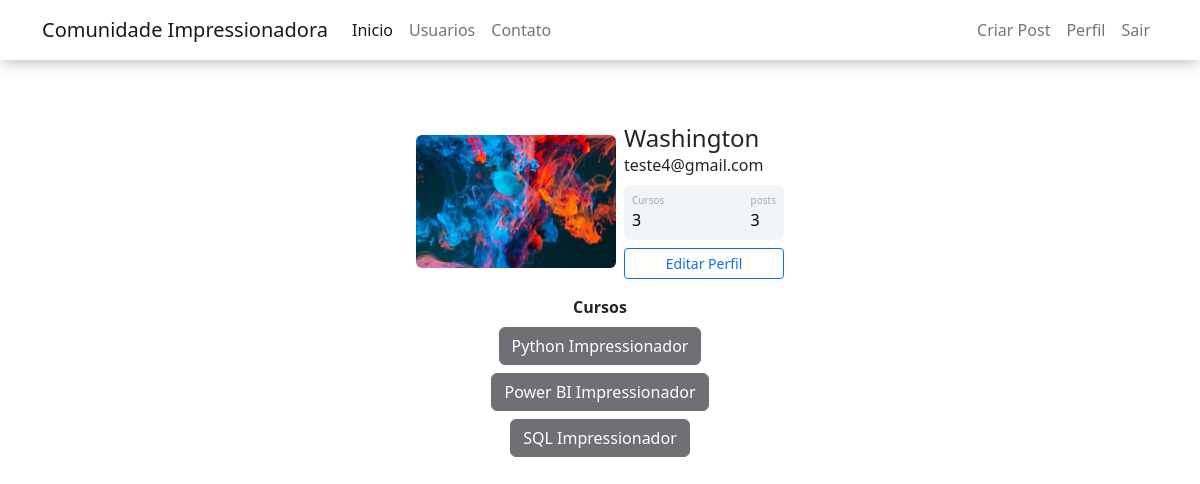
/perfil (signed in), run on the app's committed database.
### comunidadeimpressionadora/models.py (models this page shows)
class Usuario(database.Model, UserMixin):
    id = database.Column(database.Integer, primary_key=True)
    username = database.Column(database.String, nullable=False)
    email = database.Column(database.String, nullable=False, unique=True)
    senha = database.Column(database.String, nullable=False)
    foto_perfil = database.Column(database.String, default='default.jpg')
    post = database.relationship('Post', backref='autor', lazy=True)
    cursos = database.Column(database.String, nullable=False, default='Não Informado')
    def contar_posts(self):
        return len(self.post)

### comunidadeimpressionadora/routes.py (the view)
@app.route('/perfil')
@login_required
def perfil():
    foto_perfil = url_for(f'static', filename=f'fotos_perfil/{current_user.foto_perfil}')
    return render_template('perfil.html', foto_perfil=foto_perfil)

### comunidadeimpressionadora/models.py (called while the page is built)
@login_manager.user_loader
def load_usuario(id_usuario):
    return Usuario.query.get(int(id_usuario))

### comunidadeimpressionadora/templates/perfil.html (shortened to what this page needs)
{% extends 'base.html' %}
{% block body %}
<div class="container mt-5 d-flex justify-content-center">
            <div class="card p-3">
                <div class="d-flex align-items-center">
                    <div class="image pe-2">
                        <img src="{{ foto_perfil }}" class="rounded" width="200" >
                    </div>
                <div class="ml-3 w-100">
                   <h4 class="mb-0 mt-0">{{ current_user.username }}</h4>
                   <span>{{ current_user.email }}</span>
                   <div class="p-2 mt-2 bg-primary d-flex justify-content-between rounded text-white stats">
                    <div class="d-flex flex-column">
                        <span class="articles">Cursos</span>
                        {% if 'Não Informado' in current_user.cursos or current_user.cursos == '' %}
                            <span class="number1">0</span>
                        {% else %}
                            <span class="number1">{{ current_user.cursos.count(';') +1 }}</span>
                        {% endif %}
                    </div>
                    <div class="d-flex flex-column">
                        <span class="rating">posts</span>
                        <span class="number3">{{ current_user.contar_posts() }}</span>
                    </div>
                   </div>
                   <div class="button mt-2 d-flex flex-row align-items-center">
                    <a class="w-100" href="{{ url_for( 'editar_perfil' ) }}"> <button class="btn btn-sm btn-outline-primary w-100">Editar Perfil</button> </a>
                   </div>
                </div>
                </div>
            </div>
</div>
<div class="row justify-content-center m-0 ">
    <div class="col col-4" style="text-align: center">
        <strong>Cursos</strong><br>
        {% if 'Não Informado' in current_user.cursos or current_user.cursos == '' %}
        <button type="button" class="btn btn-light mt-2" disabled>Não Matriculado</button>
        {% else %}
            {% for curso in current_user.cursos.split(';') %}
                <button type="button" class="btn btn-dark mt-2" disabled>{{ curso }}</button>
        {% endfor %}
        {% endif %}
    </div>
</div>
{% endblock %}

### comunidadeimpressionadora/static/main.css (style rules this page uses)
.card { width: 400px; border: none; border-radius: 10px; background-color: #fff; }
.stats { background: #f2f5f8 !important; color: #000 !important; }
.articles { font-size:10px; color: #a1aab9; }
.number1 { font-weight:500; }
.rating { font-size:10px; color: #a1aab9; }
.number3 { font-weight:500; }

### data on the page
Usuario: username "Washington", email "teste4@gmail.com", cursos "3"

### other printed values
{{ current_user.contar_posts() }} "3"
{{ curso }} "Python Impressionador" "Power BI Impressionador" "SQL Impressionador"
